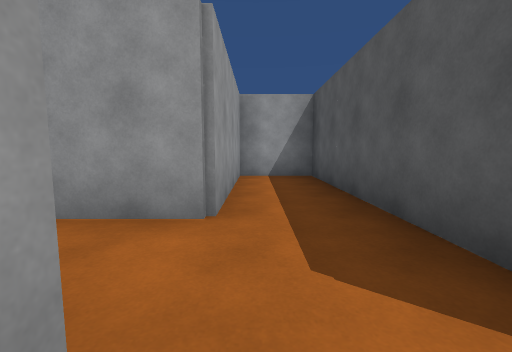
view 1 (above)

24 first-person views from a walk through a 3-D level made in the Unity game engine. The camera is 1.2 m above the floor, tilts 6° down and sees 90° across. The floor is counted in squares, 1.8 m on a side. Each view is taken from the middle of a square. On the plan, view 1 faces up. The plan holds only what a view shows up to about 9 squares ahead; the rest is blank. The place goes on beyond the plan. The player is left out.

view 2
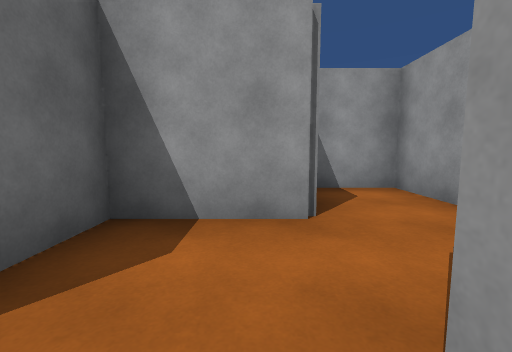

view 3
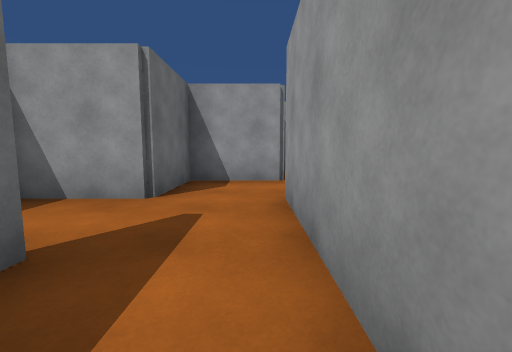

view 4
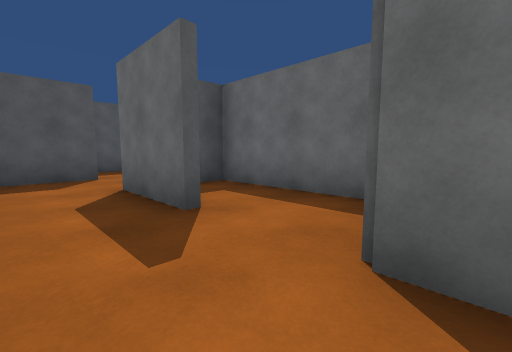

view 5
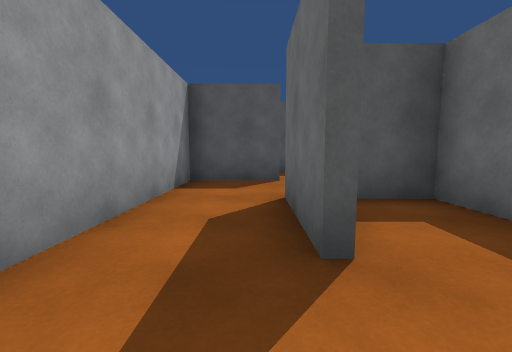

view 6
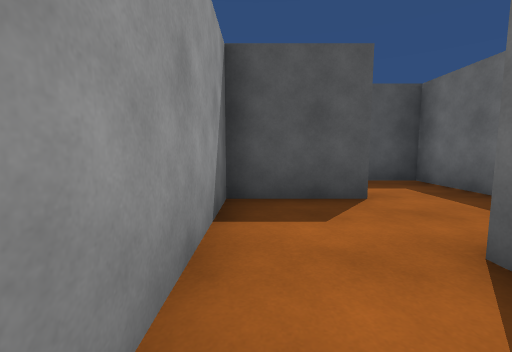

view 7
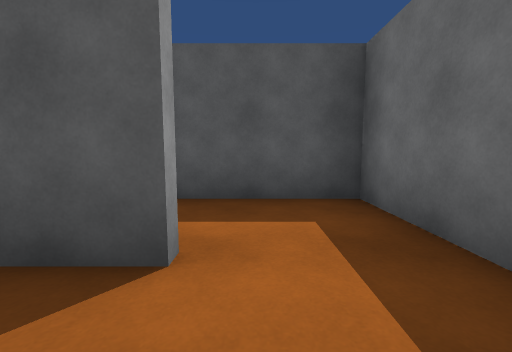

view 8
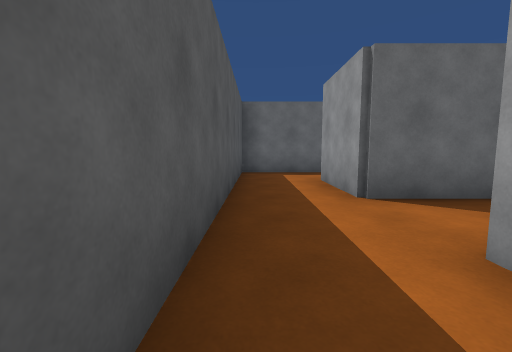

view 9
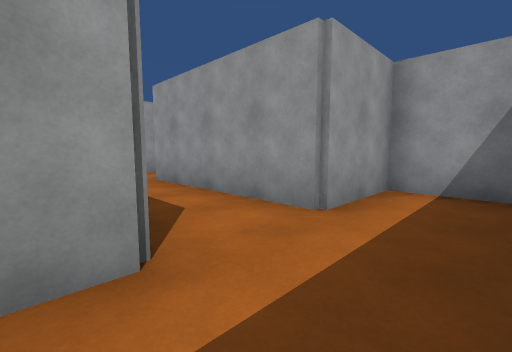

view 10
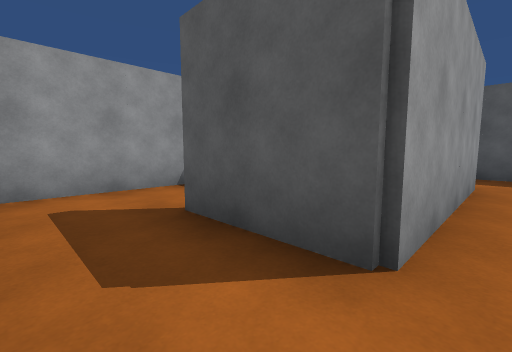

view 11
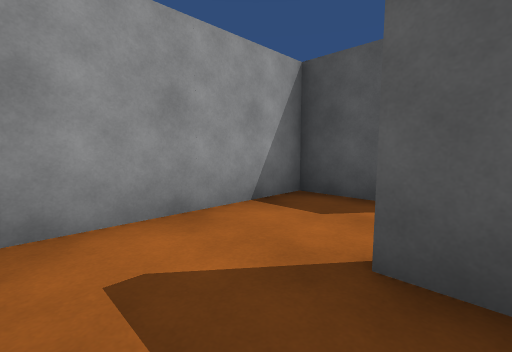

view 12
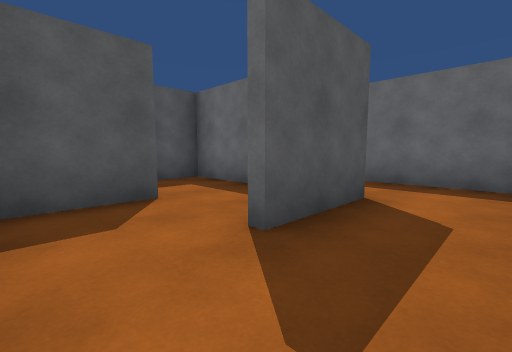

view 13
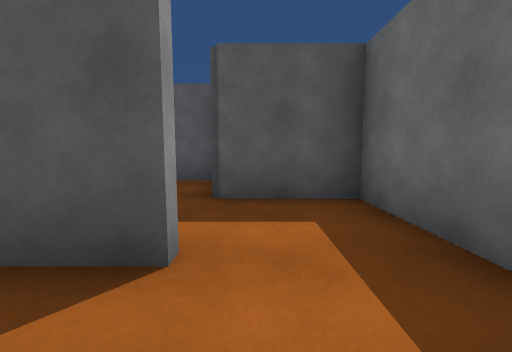

view 14
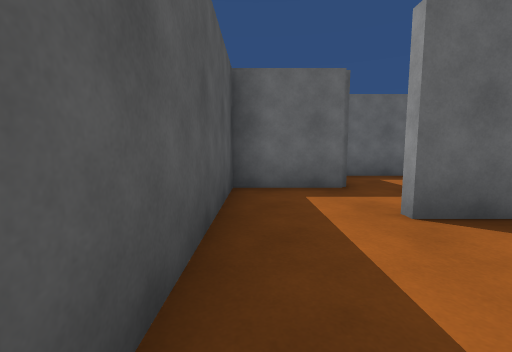

view 15
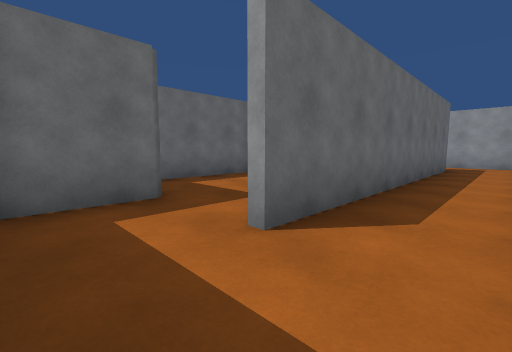

view 16
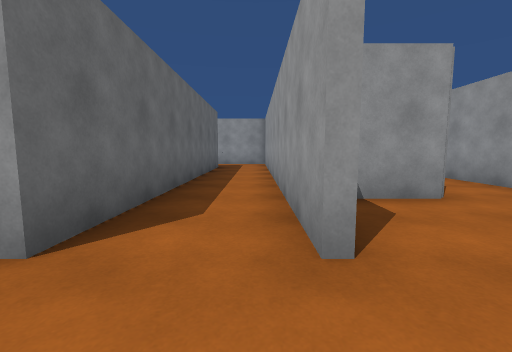

view 17
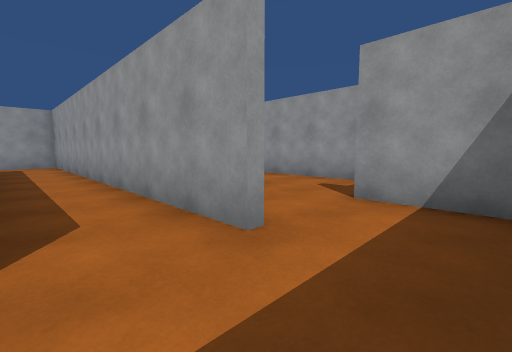

view 18
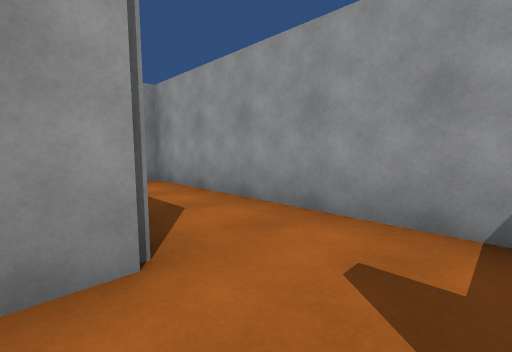

view 19
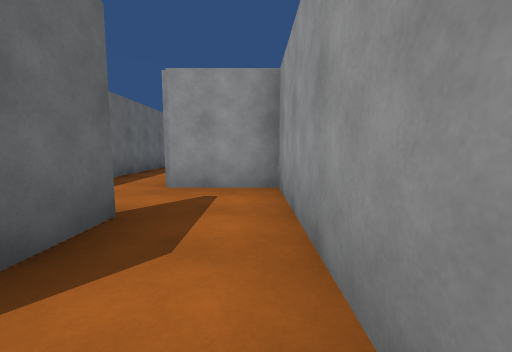

view 20
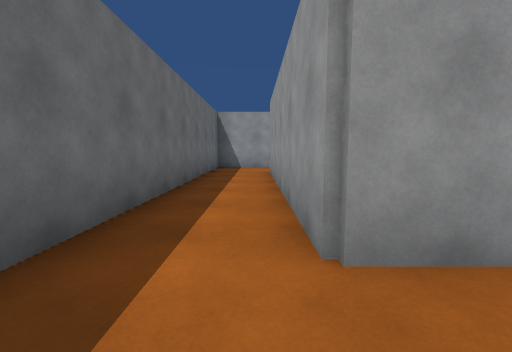

view 21
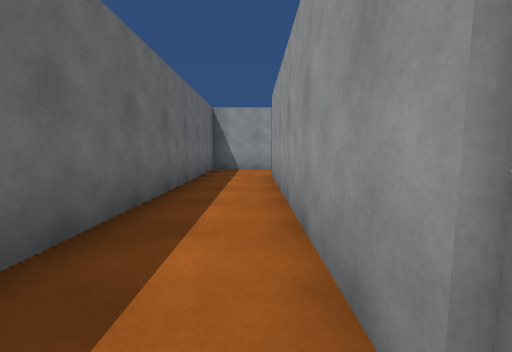

view 22
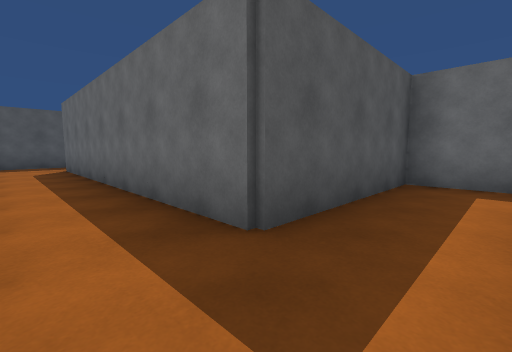

view 23
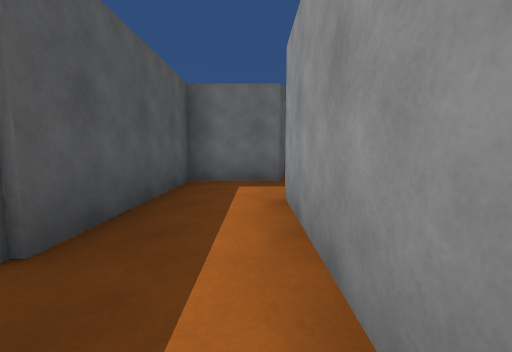

view 24
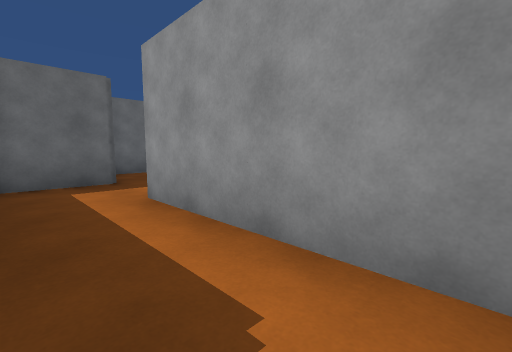

### Floor plan
Key: @ floor where view 1 was taken; # wall or solid block; . floor.
Columns run from 7 left of view 1 to 10 right of it. Each row starts with its distance up from view 1.
 13         #######
 12         #......
 11 #  ######..##..##
 10 #...........#....
  9 ###############..#
  8     #............#
  7     #..########..#
  6     #.###...#....#
  5     #.#.#...#..###
  4     ..#.#.#...##.#
  3     .##.#.#####..#
  2     ##..#........#
  1    ####.#######..#
  0       #@......#..#
 -1       ###..##.#..#
 -2         #...#....#
 -3         ##########
 -4                  #

Positions as (right, up) in squares from view 1, and headings:
1: (0, 0), facing up
2: (2, 0), facing left
3: (5, 0), facing left
4: (1, 0), facing down-right
5: (2, -1), facing right
6: (4, 0), facing right
7: (6, -2), facing right
8: (9, 4), facing down
9: (9, 0), facing up-left
10: (2, 2), facing up-right
11: (2, 4), facing up-right
12: (2, 6), facing down-right
13: (4, 4), facing right
14: (9, 9), facing down
15: (9, 8), facing down-left
16: (9, 8), facing left
17: (9, 7), facing up-left
18: (7, 10), facing up-left
19: (6, 12), facing left
20: (3, 10), facing left
21: (2, 10), facing left
22: (-2, 8), facing down-right
23: (-2, 8), facing down
24: (-1, 8), facing down-left
